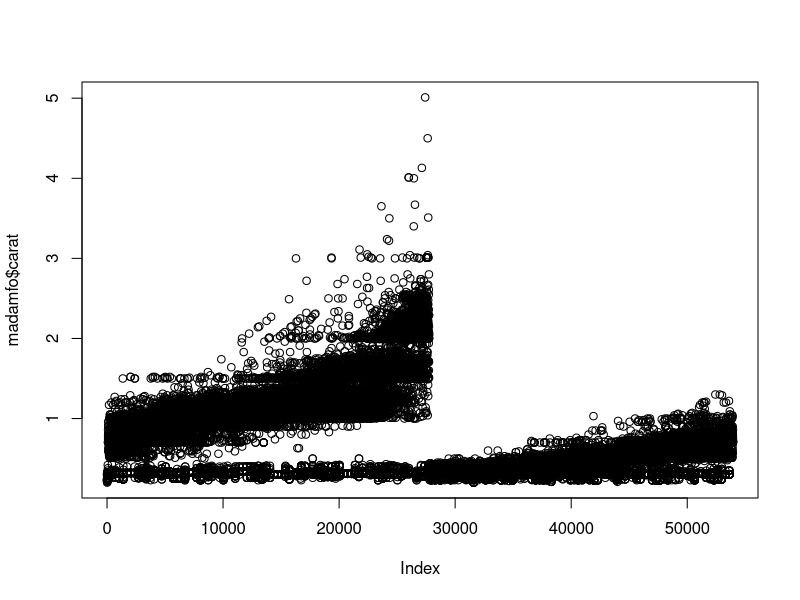
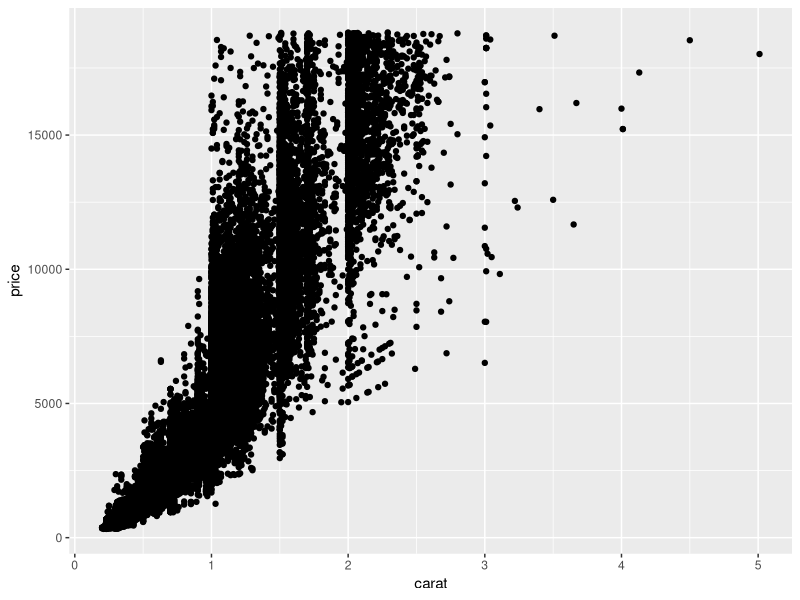
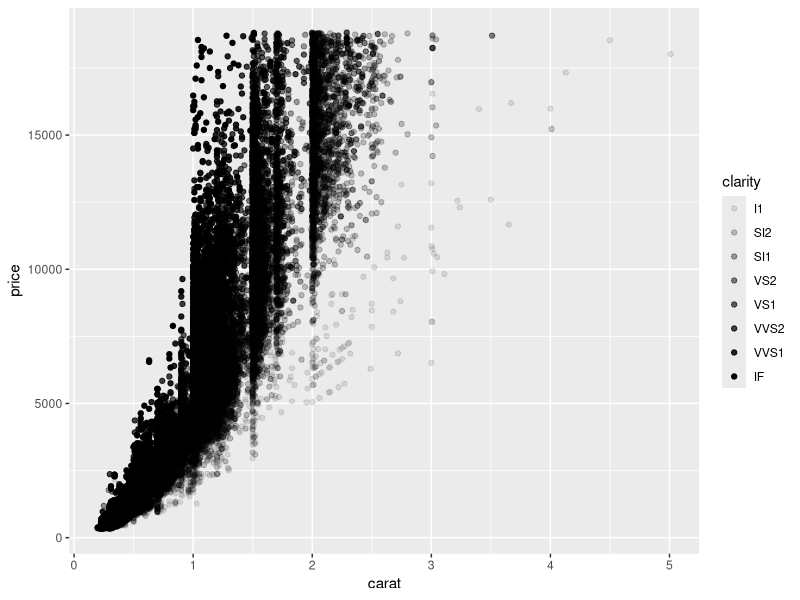
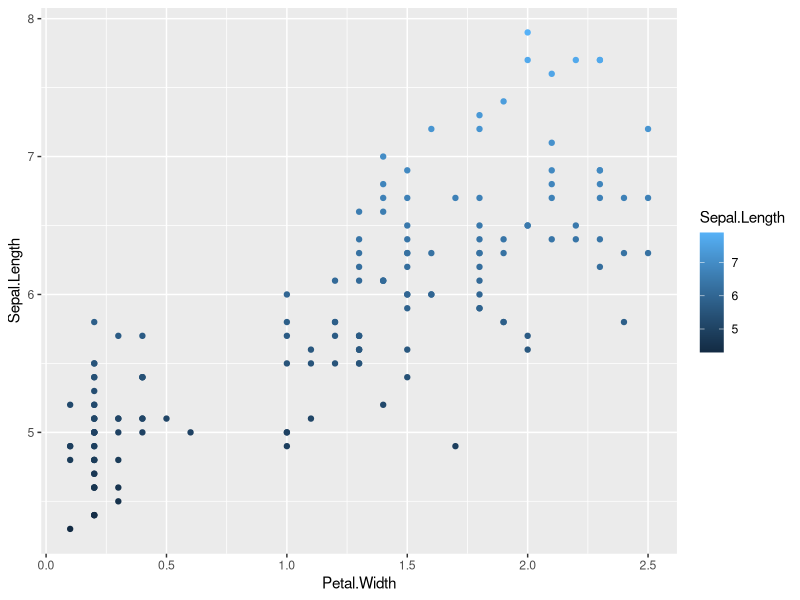
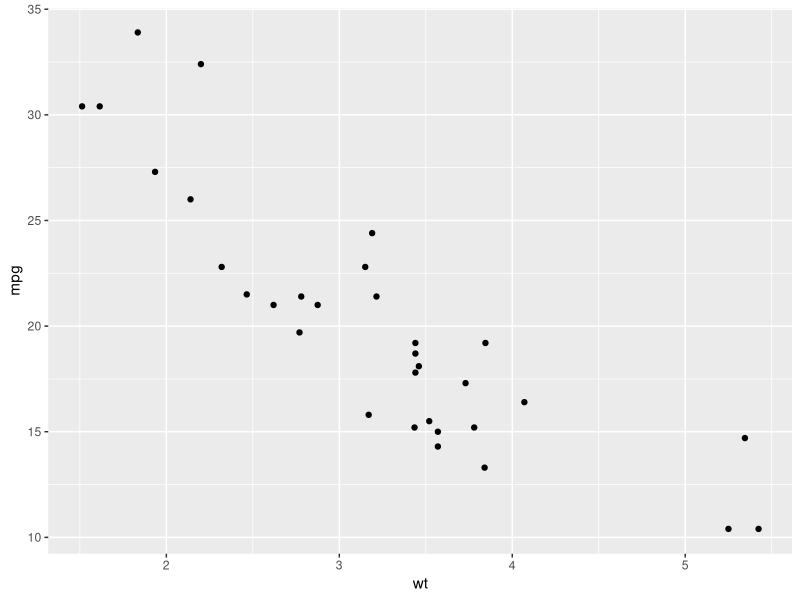
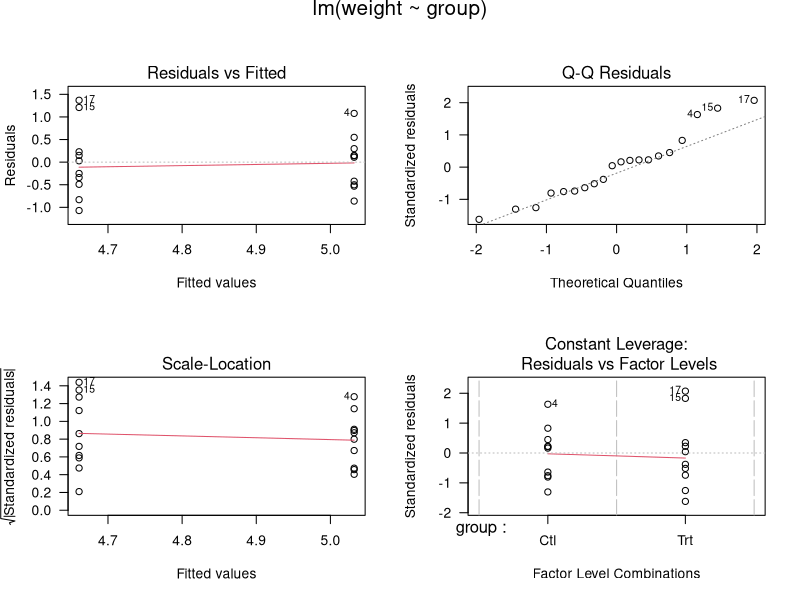
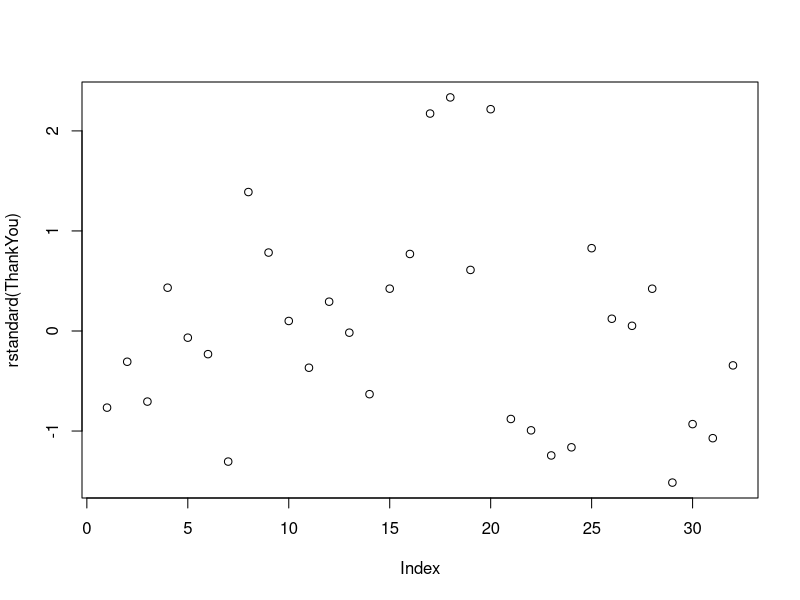

Reproduce these figures in R, in order.

library(ggplot2)
data("diamonds")

madamfo <- diamonds

plot(madamfo$carat)

ggplot(data = madamfo, aes(y=price,x=carat)) + geom_point()

names(madamfo)

ggplot(data = madamfo, aes(y=price,x=carat,  alpha=clarity)) + geom_point()


charlieWot <- lm(madamfo$price~madamfo$carat)

summary(charlieWot)

meKo <- iris

names(meKo)
head(meKo, n = 50)
tail(meKo, n = 50)
class(meKo[c(1, 3, 5),2])
as.matrix(meKo)

ggplot(data = meKo, aes(x = Petal.Width, y = Sepal.Length, color = Sepal.Length)) + geom_point()


Mabre <- mtcars

ggplot(Mabre,aes(x=wt, y=mpg)) +geom_point()

summary(Mabre)
str(Mabre)

example(lm)

ThankYou <- lm(Mabre$mpg ~ Mabre$wt)

plot(rstandard(ThankYou))
